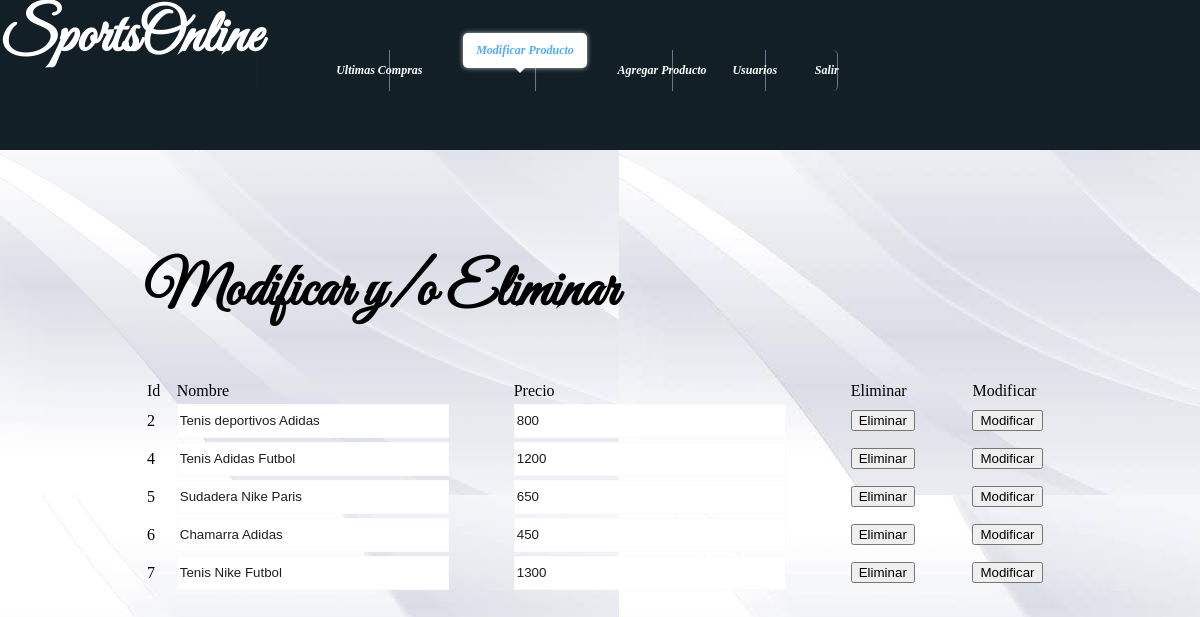
The app's page /admin/modificar.php (signed in) with its own data.
### tables this page shows
CREATE TABLE `productos` (
  `id` int(11) NOT NULL,
  `nombre` text NOT NULL,
  `descripcion` text NOT NULL,
  `imagen` text NOT NULL,
  `precio` double NOT NULL
);

### admin/modificar.php (the view, shortened to what this page needs)
<?php
	include "../conexion.php";
?>
<!DOCTYPE html>
<html lang="es">
<head>
	<link rel="stylesheet" type="text/css" href="../css/estilos.css">
</head>
<body>
	<header>
		<h1>SportsOnline</h1>
	</header>
	<section>
		<nav class="menu2">
			<menu>
				<li><a href="../admin.php">Ultimas Compras</a></li>
				<li><a href="#" class="selected">Modificar Producto</a></li>
	    		<li><a href="agregarproducto.php" >Agregar Producto</a></li>
	    		<li><a href="../login/admin/modificar.php" >Usuarios</a></li>
	    		<li><a href="../login/cerrar.php">Salir</a></li>
			</menu>
		</nav>
		<h1>Modificar y/o Eliminar</h1>
		<table width="100%">
			<tr>
				<td>Id</td>
				<td>Nombre</td>
				<td>Precio</td>
				<td>Eliminar</td>
				<td>Modificar</td>
			</tr>
		<?php
			$resultado="select * from productos";
			$query=mysqli_query($conexion,$resultado);
			while($row=mysqli_fetch_array($query)){
				echo '
				<tr>
					<td>
						<input type="hidden" value="'.$row[0].'">'.$row[0].'
						<input type="hidden" class="imagen" value="'.$row[3].'">
					</td>
					<td><input type="text" class="nombre" value="'.$row[1].'"></td>
					<td><input type="text" class="precio" value="'.$row[4].'"></td>
					<td><button class="eliminar" data-id="'.$row[0].'">Eliminar</button></td>
					<td><button class="modificar" data-id="'.$row[0].'">Modificar</button></td>
				</tr>
				';
			}
		?>
	</table>
	</section>
</body>
</html>

### css/estilos.css (style rules this page uses)
html { padding: 0px; margin: 0px; }
h1 { margin-top: 30px; font-family: 'Great Vibes', cursive; font-size: 60px; }
body { background-image: url('../login/img/fondo.jpeg'); padding: 0px; margin: 0px; }
header { margin-top: -30px; width: 100%; height: 150px; background-color: #121F27; color:white; }
a { color: #4a4a4a; font-weight: bolder; font-size: 1.2rem; text-decoration: none; }
section { width: 80%; min-height: 500px; padding: 2%; margin:0 auto; margin-left: 10%; margin-top: 50px; }
nav { margin-top: 30px; width : 65%; position: absolute; z-index: 3; left: 18%; top:.5%; }
menu:after , menu:before { display : block; content : ' '; }
menu:after { clear : both; }
menu li { list-style-type : none; float : left; cursor : pointer; padding : 3px 10px; }
menu li:first-child { border-radius : 5px 0 0 5px; }
menu li:last-child { border-radius : 0 5px 5px 0; }
menu li a { display : block; padding : 10px 13px; font-size : 26px; text-decoration : none; border-radius : 5px; position : relative; top : 0; color : #FFF; transition : all .4s; }
menu li a:after { display : block; content : ''; position : absolute; top : 100%; left : 42%; border-style : solid; border-color : transparent; border-width : 5px 5px 0 5px; transition : all .4s; }
.menu2 a { left: 50%; font-family : georgia; font-size : 12px; font-style : italic; text-transform : capitalize; }
.menu2 li { border-right : 1px solid rgba(200,200,255,0.5); border-left : 1px solid rgba(40,40,40,0.2); }
.selected { top : -20px; color : #4eacff; background-color: #fff; box-shadow : 0 0 5px 0 rgba(255, 255, 255, 0.7); transition : all .4s; }
.selected:after { border-color : white transparent transparent transparent; transition : all .4s; }
input { width: 80%; height: 30px; border:1px solid #fafafa; color:#1e1e1e; }

### records on screen
productos: id "2", nombre "Tenis deportivos Adidas", precio "800"
productos: id "4", nombre "Tenis Adidas Futbol", precio "1200"
productos: id "5", nombre "Sudadera Nike Paris", precio "650"
productos: id "6", nombre "Chamarra Adidas", precio "450"
productos: id "7", nombre "Tenis Nike Futbol", precio "1300"
